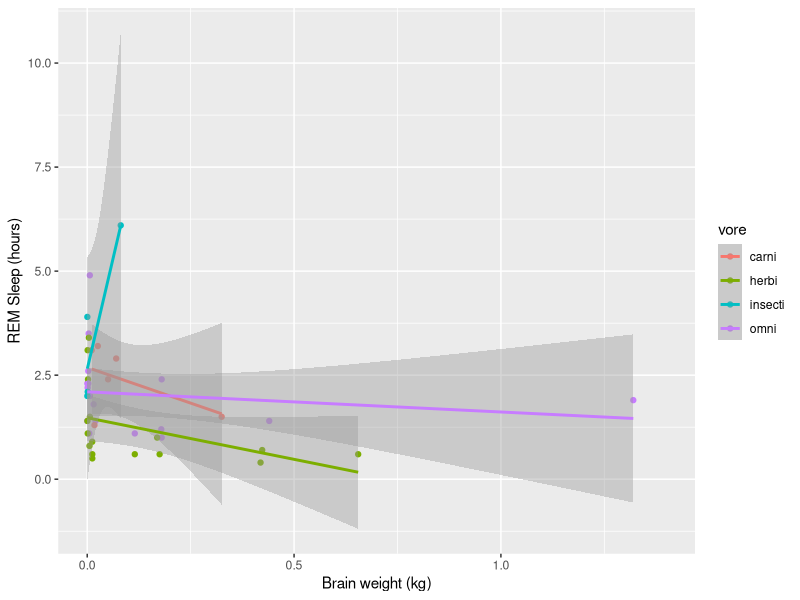

Write R code to recreate this figure.
## ---- chunk 1
knitr::opts_chunk$set(echo = TRUE, eval = TRUE, fig.align = "center", warning = F, message = F, R.options=list(max.print=100))

# Edit the file starting below

library(tidyverse)
## ---- chunk 2
library(ggplot2)
# Fit a multiple linear regression model with both predictors
fit <- lm(sleep_rem ~ brainwt + vore + brainwt*vore, data = msleep)
mySleep <- msleep
summary(fit)

## ---- chunk 3
yInsectivore <- 2.68511 - 3.42607 - 0.04121 + 46.01707 # if animal is an insectivore
yHerbivore <- 2.68511 - 3.42607 - 1.20881 + 1.42876 # if animal isa herbivore
yCarnivore <- 2.68511 - 3.42607  # if animal is a carnivore
yOmnivore <- 2.68511 - 3.42607 - 0.58505 + 2.94134
diffInsectiOmni <- yInsectivore - yOmnivore
diffInsectiCarni <- yInsectivore - yCarnivore
diffInsectiHerbi <- yInsectivore - yHerbivore
## ---- chunk 4
mySleep$brainwt <- mySleep$brainwt - mean(mySleep$brainwt,na.rm = TRUE)
fit <- lm(sleep_rem ~ brainwt + vore + brainwt*vore, data = mySleep)
summary(fit)

## ---- chunk 5
mySleep <- msleep
mySleep <- mySleep[!is.na(mySleep$vore),]
ggplot(mySleep,aes(y=sleep_rem,x=brainwt,color=vore)) + 
  geom_point() + xlim(0,1.4) + geom_smooth(method = "lm") + xlab("Brain weight (kg)") + ylab("REM Sleep (hours)")
print(mean(mySleep$brainwt,na.rm = TRUE))
## ---- chunk 6
mySleep <- msleep
mySleep$brainwt <- log(mySleep$brainwt)
mySleep$brainwt <- mySleep$brainwt - mean(mySleep$brainwt,na.rm = TRUE)
fit <- lm(sleep_rem ~ brainwt + vore + brainwt*vore, data = mySleep)
summary(fit)

## ---- chunk 7
# your code goes here (make sure to add comments)
## ---- chunk 8
# your code goes here (make sure to add comments)
## ---- chunk 9
# your code goes here (make sure to add comments)
## ---- chunk 10
# your code goes here (make sure to add comments) 
## ---- chunk 11
# your code goes here (make sure to add comments)
## ---- chunk 12
# your code goes here (make sure to add comments)
## ---- chunk 13
## DO NOT DELETE THIS BLOCK!
Sys.info()
